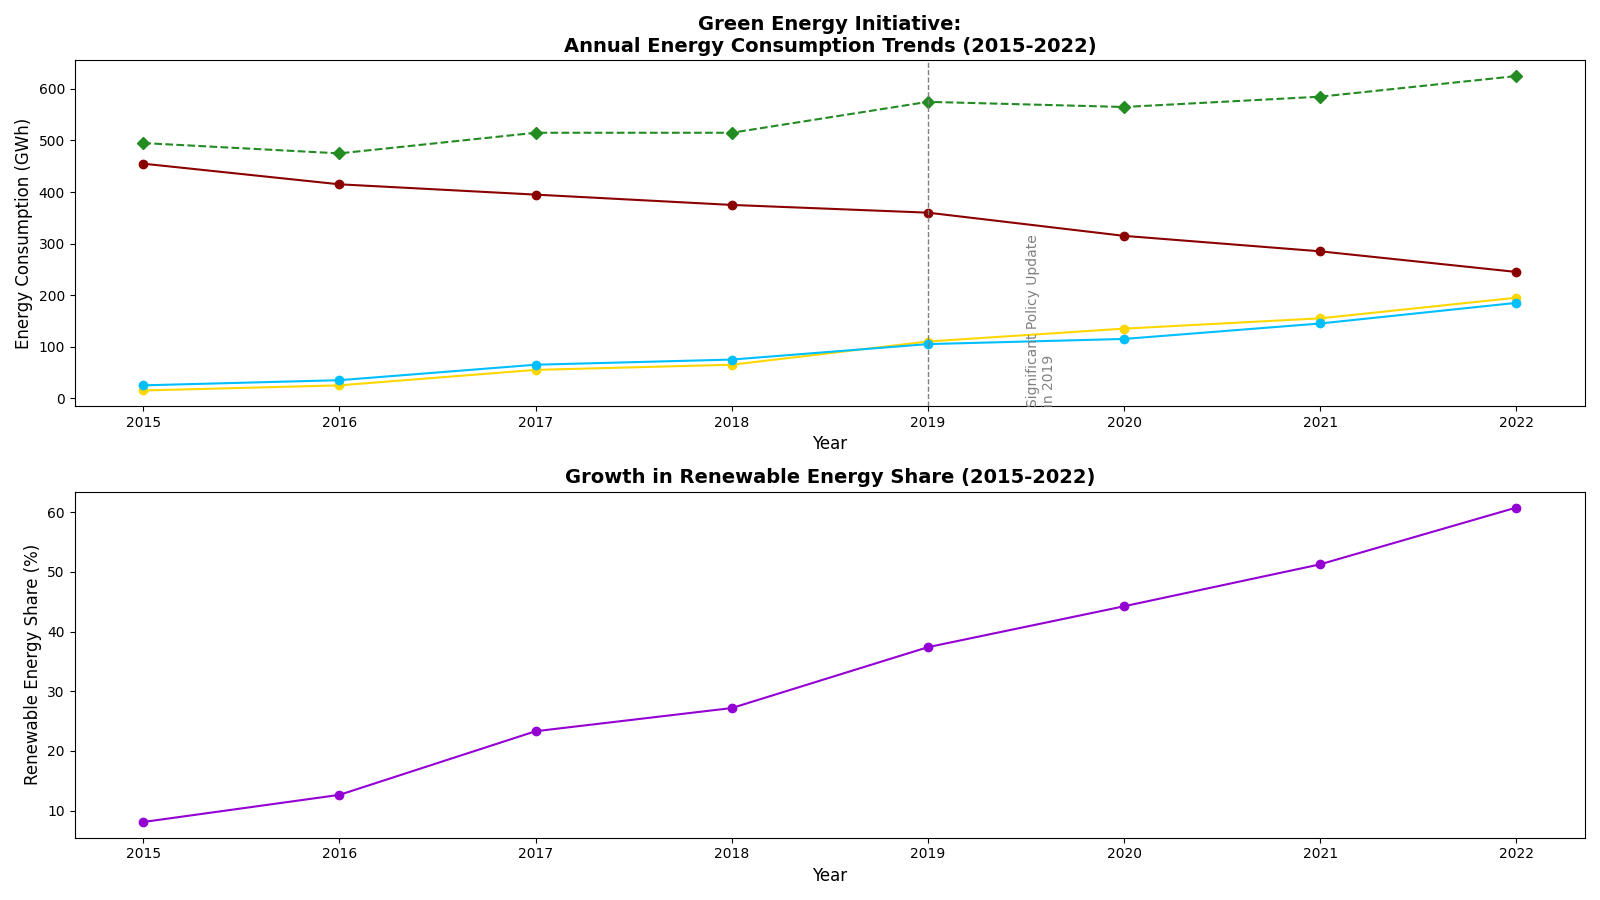

Source code (Python):
import matplotlib.pyplot as plt
import numpy as np

years = np.arange(2015, 2023)
fossil_fuels = np.array([455, 415, 395, 375, 360, 315, 285, 245])
solar_energy = np.array([15, 25, 55, 65, 110, 135, 155, 195])
wind_energy = np.array([25, 35, 65, 75, 105, 115, 145, 185])

total_energy = fossil_fuels + solar_energy + wind_energy
share_renewable = (solar_energy + wind_energy) / total_energy * 100

plt.figure(figsize=(16, 9))

# First subplot for energy data
plt.subplot(2, 1, 1)
plt.plot(years, fossil_fuels, color='darkred', marker='o', linestyle='-')
plt.plot(years, solar_energy, color='gold', marker='o', linestyle='-')
plt.plot(years, wind_energy, color='deepskyblue', marker='o', linestyle='-')
plt.plot(years, total_energy, color='forestgreen', marker='D', linestyle='--')

plt.axvline(x=2019, color='gray', linestyle='--', linewidth=1)
plt.text(2019.5, 150, 'Significant Policy Update\nin 2019', rotation=90, verticalalignment='center', fontsize=10, color='gray')

plt.title('Green Energy Initiative:\nAnnual Energy Consumption Trends (2015-2022)', fontsize=14, fontweight='bold', loc='center')
plt.xlabel('Year', fontsize=12)
plt.ylabel('Energy Consumption (GWh)', fontsize=12)

# Second subplot for renewable energy share
plt.subplot(2, 1, 2)
plt.plot(years, share_renewable, color='darkviolet', marker='o', linestyle='-')

plt.title('Growth in Renewable Energy Share (2015-2022)', fontsize=14, fontweight='bold', loc='center')
plt.xlabel('Year', fontsize=12)
plt.ylabel('Renewable Energy Share (%)', fontsize=12)

plt.tight_layout()
plt.show()
